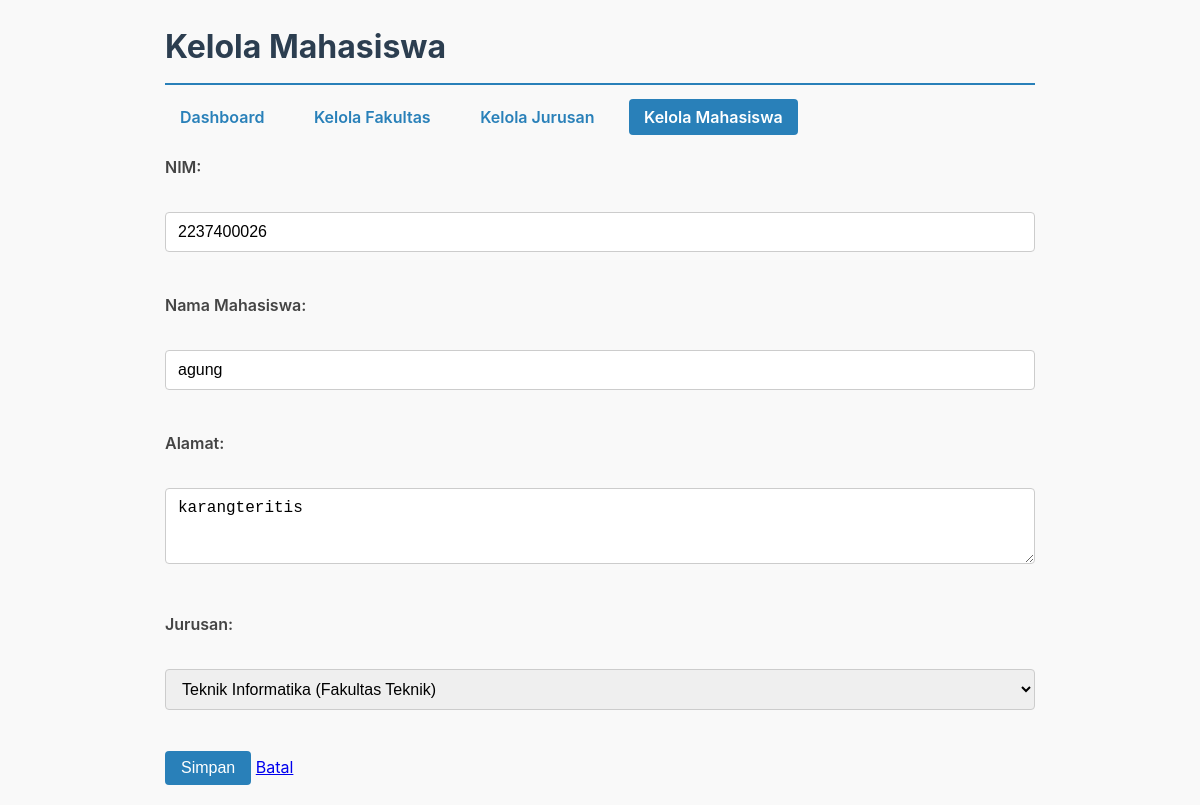
Page /index.php?menu=mahasiswa&action=edit&id=1 on the committed database.
### tables this page shows
CREATE TABLE `mahasiswa` (
  `id` int(11) NOT NULL,
  `jurusan_id` int(11) NOT NULL,
  `nim` varchar(20) NOT NULL,
  `nama` varchar(100) NOT NULL,
  `alamat` text DEFAULT NULL
);

CREATE TABLE `jurusan` (
  `id` int(11) NOT NULL,
  `fakultas_id` int(11) NOT NULL,
  `nama` varchar(100) NOT NULL
);

### config/Database.php (called while the page is built, shortened)
<?php
class Database {
    private static $conn = null;
    public static function getConnection() {
        if (self::$conn === null) {
            try {
                $db = new Database();
                self::$conn = new PDO(
                    "mysql:host={$db->host};dbname={$db->db_name}",
                    $db->username,
                    $db->password,
                    [PDO::ATTR_ERRMODE => PDO::ERRMODE_EXCEPTION]
                );
            } catch (PDOException $e) {
                die('Connection failed: ' . $e->getMessage());
            }
        }
        return self::$conn;
    }
}
?>

### controllers/MahasiswaController.php (called while the page is built, shortened)
<?php
class MahasiswaController {
    private $model;
    public function __construct() {
        $this->model = new Mahasiswa();
    }
    public function find($id) {
        return $this->model->getById($id);
    }
}
?>

### models/BaseModel.php (called while the page is built, shortened)
<?php
abstract class BaseModel {
    protected $conn;
    protected $table;
    public function __construct() {
        $this->conn = Database::getConnection();
    }
    public function getById($id) {
        $stmt = $this->conn->prepare("SELECT * FROM {$this->table} WHERE id = :id");
        $stmt->execute(['id'=>$id]);
        return $stmt->fetch(PDO::FETCH_ASSOC);
    }
}
?>

### controllers/JurusanController.php (called while the page is built, shortened)
<?php
class JurusanController {
    private $model;
    public function __construct() {
        $this->model = new Jurusan();
    }
    public function index($keyword = '') {
        return $this->model->getWithFakultas();
    }
}
?>

### models/Jurusan.php (called while the page is built, shortened)
<?php
class Jurusan extends BaseModel {
    public function getWithFakultas() {
        $stmt = $this->conn->prepare("SELECT jurusan.*, fakultas.nama as fakultas_nama FROM jurusan JOIN fakultas ON jurusan.fakultas_id=fakultas.id");
        $stmt->execute();
        return $stmt->fetchAll(\PDO::FETCH_ASSOC);
    }
}
?>

### views/mahasiswa_form.php (the view, shortened to what this page needs)
<form method="post" action="">
    <label>NIM:</label><br />
    <input type="text" name="nim" value="<?= e($item['nim'] ?? '') ?>" required /><br /><br />
    <label>Nama Mahasiswa:</label><br />
    <input type="text" name="nama" value="<?= e($item['nama'] ?? '') ?>" required /><br /><br />
    <label>Alamat:</label><br />
    <textarea name="alamat" rows="3"><?= e($item['alamat'] ?? '') ?></textarea><br /><br />
    <label>Jurusan:</label><br />
    <select name="jurusan_id" required>
        <?php foreach ($jurusanList as $jur) : ?>
            <option value="<?= e($jur['id']) ?>" <?php if (($item['jurusan_id'] ?? '') == $jur['id']) echo 'selected'; ?>>
                <?= e($jur['nama']) ?> (<?= e($jur['fakultas_nama']) ?>)
            </option>
        <?php endforeach ?>
    </select><br /><br />
    <button type="submit">Simpan</button>
    <a href="index.php?menu=mahasiswa">Batal</a>
</form>

### index.php (style rules this page uses)
* { box-sizing: border-box; }
body { font-family: -apple-system, BlinkMacSystemFont, "Segoe UI", Roboto, Oxygen, Ubuntu, Cantarell, "Open Sans", "Helvetica Neue", sans-serif; margin: 20px auto; max-width: 900px; padding: 0 15px; background: #f9f9f9; color: #333; line-height: 1.6; }
form.search-form input[type="submit"], button, .btn { background-color: #2980b9; color: white; border: none; padding: 8px 16px; font-size: 1rem; border-radius: 4px; cursor: pointer; transition: background-color 0.3s ease; text-decoration: none; display: inline-block; }
label { display: block; margin-bottom: 6px; font-weight: 600; color: #444; }
input[type="text"], select, textarea { width: 100%; max-width: 100%; padding: 10px 12px; margin-bottom: 15px; border: 1px solid #ccc; border-radius: 4px; font-size: 1rem; transition: border-color 0.3s ease; }
textarea { resize: vertical; }

### rows in the picture
mahasiswa: nim "2237400026", nama "agung", alamat "karangteritis", jurusan_id "Teknik Informatika (Fakultas Teknik)"

### other values in the picture
$pageTitle "Kelola Mahasiswa"
